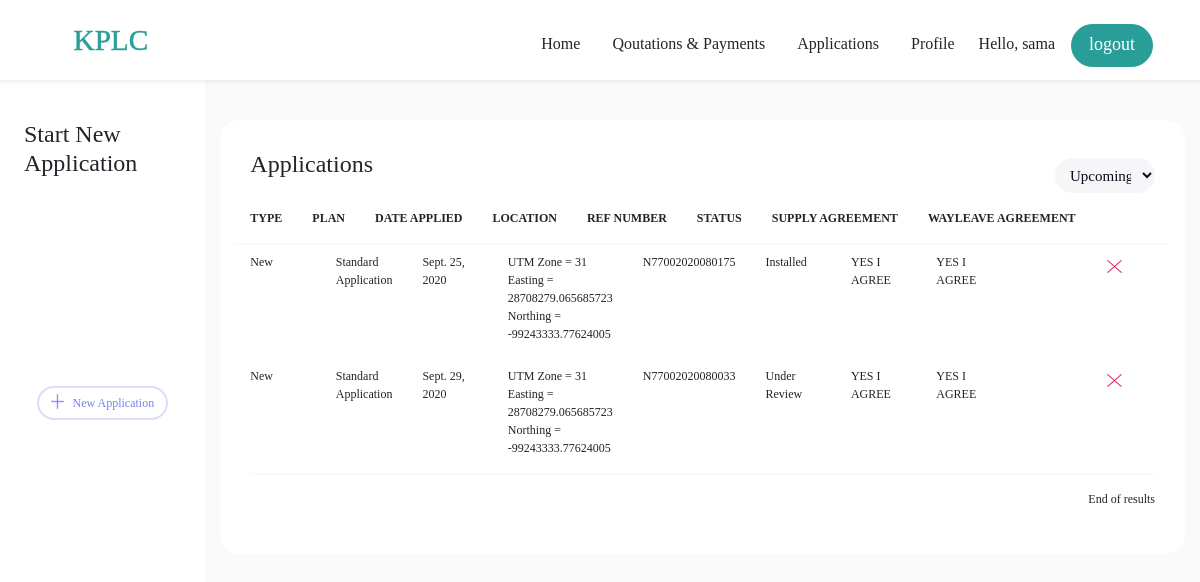
Page /create_app/1/ (signed in) on the committed database.
### accounts/models.py (models this page shows, shortened)
class Order(models.Model):
    STATUS = (
        ('Standard Application', 'Standard Application'),
        ('Premium Application', 'Premium Application'),
    )
    AGREESTATUS = (
        ('YES I AGREE', 'YES I AGREE'),
        ('NO I DO NOT AGREE', 'NO I DO NOT AGREE'),
    )
    APPSTATUS = (
        ('Under Review', 'Under Review'),
        ('Waiting for Qoute', 'Waiting for Qoute'),
        ('On Design', 'On Design'),
        ('Site visited', 'Site visited'),
        ('Installed', 'Installed'),
    )
    customer = models.ForeignKey(Customer, null=True, on_delete=models.SET_NULL)
    product = models.ForeignKey(Product, null=True, on_delete=models.SET_NULL)
    status = models.CharField(max_length=200, null=True, blank=True, choices=STATUS) #Plan Standard or Premium
    loc = models.CharField(max_length=200, null=True, blank=True) #location cordinates
    appstatus = models.CharField(max_length=200, default="Under Review", null=True, blank=True) #application status
    appnum = models.CharField(max_length=200, null=True, blank=True) #application number
    siteinfo = models.CharField(max_length=200, null=True, blank=True) #site information
    agreebtn = models.CharField(max_length=200, null=True, blank=True, choices=AGREESTATUS)
    agreewayleave = models.CharField(max_length=200, null=True, blank=True, choices=AGREESTATUS)
    qoutation = models.FileField(null=True, blank=True)
    appcontrol = models.CharField(max_length=200, default="busdevclerk", null=True, blank=True) #To note what has been done to the application
    installnote = models.CharField(max_length=400, null=True, blank=True) #Engineer intallation note
    proposal = models.FileField(null=True, blank=True)
    maplatlon = models.CharField(max_length=400, null=True, blank=True) #The map coordinates
    payment = models.FileField(null=True, blank=True)
    date_created = models.DateField(auto_now_add=True)

class Product(models.Model):
    CATEGORY = (
        ('Standard Application', 'Standard Application'),
        ('Premium Application', 'Premium Application'),
    )
    name = models.CharField(max_length=200, null=True, blank=True)
    price = models.FloatField(max_length=200, null=True)
    category = models.CharField(max_length=200, null=True, choices=CATEGORY)
    description = models.CharField(max_length=200, null=True)
    date_created = models.DateTimeField(auto_now_add=True)
    tag = models.ManyToManyField(Tag)
    def __str__(self):
        return self.name

### accounts/views.py (the view)
# urls.py: path('create_app/<str:pk>/',views.create_app,name='create_app'),
@login_required(login_url='login')
def create_app(request, pk):
    OrderFormSet = inlineformset_factory(Customer, Order, fields=('product','status','loc','appnum','appstatus','agreewayleave','agreebtn'))
    customer = Customer.objects.get(id=pk)
    formset = OrderFormSet(instance=customer)
    if request.method == 'POST':
        formset = OrderFormSet(request.POST, instance=customer)
        if formset.is_valid():
            formset.save()
            return redirect('create_app', pk=pk)
    orders = customer.order_set.all()
    orders_count = orders.count()
    myfilter = OrderFilter(request.GET, queryset=orders)
    orders = myfilter.qs
    context = {'formset':formset, 'customer':customer,"orders":orders,'orders_count':orders_count,'myfilter':myfilter}
    return render(request, 'accounts/appform.html',context)

### accounts/templates/accounts/appform.html (shortened to what this page needs)
{% extends 'accounts/main.html' %}
{% load static %}
{% load widget_tweaks %}
{% block content %}
<nav class="navbar navbar-expand-md fixed-top shadow-sm">
    <div class="container-fluid">
      <a class="navbar-brand" href="#"><img src="../../../static/imgs/logo.svg" class="img-fluid" alt=""></a>
      <div class="collapse navbar-collapse" id="navbarsExampleDefault">
        <ul class="navbar-nav ml-auto">
          <li class="nav-item mr-3 mt-3">
            <a class="nav-link active" href="{% url 'user' %}">Home</a>
          </li>
            <li class="nav-item mr-3 mt-3">
                 <a class="nav-link" href="{% url 'qoutations' customer.id %}">Qoutations &amp; Payments</a>
            </li>
          <li class="nav-item mr-3 mt-3">
            <a class="nav-link active" href="">Applications</a>
          </li>
           <li class="nav-item mr-3 mt-3">
               <a class="nav-link" href="{% url 'customer' customer.id %}">Profile</a>
           </li>
           <li class="nav-item mr-3 mt-3 pt-2">
            <p>Hello, {{request.user}}</p>
           </li>
           <li class="nav-item mr-3 mt-3">
            <a class="btn btn-primary btn-md logoutbtn" href="{% url 'logout' %}" role="button">logout</a>
           </li>
        </ul>
      </div>
   </div>
</nav>
<br>
<br>
<br>
<div class="bigcontainer d-flex">
    <div class="leftcontainer">
        <h4 class="pl-4 pr-4 pt-5">Start New Application</h4>
        <div class="addpsbtn text-center mx-auto">
            <button type="button" class="btn uploadimgbtn" id="addnewpbtn"><img class="img-fluid pr-2 pb-1" src="../../../static/imgs/addpbtn.svg" alt="image">New Application</button>
        </div>
    </div>
  <div class="rightcontainer">
    <section id="qoutations" class="pt-5 pb-5">
       <div class="container applications">
           <div class="tablebg d-block mx-auto">
            <div class="tabletop d-flex">
                <h4>Applications</h4>
                <div class="filters d-flex ml-auto">
                    <select id="status" class="mt-2">
                      <option value="volvo">Upcoming</option>
                    </select>
                </div>
            </div>
            <div class="row myth d-flex pt-3">
                <div class="col"><p class="thdata"><strong>TYPE</strong></p></div>
                <div class="col"><p class="thdata"><strong>PLAN</strong></p></div>
                <div class="col"><p class="thdata"><strong>DATE APPLIED</strong></p></div>
                <div class="col"><p class="tddata"><strong>LOCATION</strong></p></div>
                <div class="col"><p class="thdata"><strong>REF NUMBER</strong></p></div>
                <div class="col"><p class="thdata"><strong>STATUS</strong></p></div>
                <div class="col"><p class="thdata"><strong>SUPPLY AGREEMENT</strong></p></div>
                <div class="col"><p class="thdata"><strong>WAYLEAVE AGREEMENT</strong></p></div>
                <div class="col"><p class="thdata d-none"><strong>WAYLEAVE AGREEMENT</strong></p></div>
                <div class="col"><p class="thdata d-none"><strong>SUPPLY AGREEMENT</strong></p></div>
            </div>
            {% for i in orders %}
            <div class="row mytd d-flex">
                <div class="col"><p class="tddata pt-2">{{i.product}}</p></div>
                <div class="col"><p class="tddata pt-2">{{i.status}}</p></div>
                <div class="col"><p class="tddata pt-2">{{i.date_created}}</p></div>
                <div class="col"><p class="tddata pt-2">{{i.loc}}</p></div>
                <div class="col"><p class="tddata pt-2">{{i.appnum}}</p></div>
                <div class="col"><p class="tddata pt-2">{{i.appstatus}}</p></div>
                <div class="col"><p class="tddata pt-2">{{i.agreebtn}}</p></div>
                <div class="col"><p class="tddata pt-2">{{i.agreewayleave}}</p></div>
                <div class="col"><p class="tddata pt-2 d-none">{{i.appcontrol}}</p></div>
                <div class="col-sm-1 pt-2"><a class="" href="{% url 'delete' i.id %}" role="button"><img class="img-fluid" src="../../../static/imgs/xicon.svg" alt="image"></a>
                </div>
            </div>
           {% endfor%}
            <div class="buttominfo d-flex ml-auto">
                <div class="navbtns ml-auto d-flex">
                    <p class="tddata pl-2">End of results</p>
                </div>
            </div>
        </div>
      </div>
    </section>
    </div>
</div>
{% endblock content %}

### static/css/styles.css (style rules this page uses)
body { background: #fafafa; }

### static/css/custom.css (style rules this page uses)
body { position: relative; font-family: aleo-regular-webfont; }
.navbar-brand img { height: 36px; width: 155px; border-radius: 10px; }
.navbar { background: #ffff; }
.nav-link { color: #21242B; }
.logoutbtn { height: 43px; background: #299E98; border-radius: 39px; color: #ffffff; font-size: 18px; width: 82px; border: 1px solid #299E98; }

### static/css/orderform.css (style rules this page uses)
body { overflow-x: hidden; }
.uploadimgbtn { background: transparent; border-radius: 25px; color: #7882F3; border: 2px solid #D9DEFC; font-size: 12px; height: 34px; }
label, select { display: block; color: #0A0918; }
select { background: #f6f6f9; border-radius: 25px; width: 100%; padding: 7px; border: none; text-indent: 10px; color: #0A0918; }
.tablebg { background: #ffffff; width: auto; padding: 30px; border-radius: 20px; }
.thdata { font-size: 12px; }
p { 12px; }
.myth { border-bottom: 2px solid #fafafa; }
.buttominfo { border-top: 2px solid #fafafa; padding-top: 15px; }
.tddata { font-size: 12px; }
::placeholder { color: #B3BBBE; opacity: 0.8; }
.thdata { width: max-content; text-align: start; }
.applications { max-width: max-content; }

### accounts/templates/accounts/main.html (style rules this page uses)
body { overflow-x: hidden; }

### accounts/templates/accounts/appform.html (style rules this page uses)
.leftcontainer { background: #ffffff; height: 898px; }
#addnewpbtn, .addpsbtn { display: table; }
.addpsbtn { padding-top: 200px; }
.tablebg { background: #ffffff; width: auto; padding: 30px; border-radius: 20px; }

### rows in the picture
Order: product "New", status "Standard Application", date_created "Sept. 25, 2020", loc "UTM Zone = 31 Easting = 28708279.065685723 Northing = -99243333.77624005", appnum "N77002020080175", appstatus "Installed", agreebtn "YES I AGREE", agreewayleave "YES I AGREE"
Order: product "New", status "Standard Application", date_created "Sept. 29, 2020", loc "UTM Zone = 31 Easting = 28708279.065685723 Northing = -99243333.77624005", appnum "N77002020080033", appstatus "Under Review", agreebtn "YES I AGREE", agreewayleave "YES I AGREE"

### other values in the picture
{{ request.user }} "sama"
